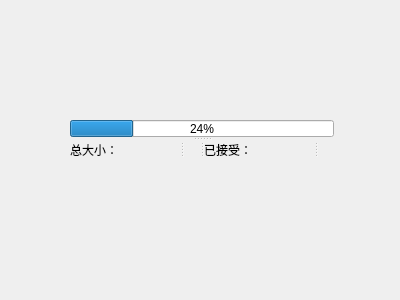
<?xml version="1.0" encoding="UTF-8"?>
<ui version="4.0">
 <class>Appup</class>
 <widget class="QDialog" name="Appup">
  <property name="geometry">
   <rect>
    <x>0</x>
    <y>0</y>
    <width>400</width>
    <height>300</height>
   </rect>
  </property>
  <property name="windowTitle">
   <string>Appup</string>
  </property>
  <widget class="QSplitter" name="splitter_2">
   <property name="geometry">
    <rect>
     <x>70</x>
     <y>120</y>
     <width>264</width>
     <height>38</height>
    </rect>
   </property>
   <property name="orientation">
    <enum>Qt::Vertical</enum>
   </property>
   <widget class="QProgressBar" name="progressBar">
    <property name="value">
     <number>24</number>
    </property>
   </widget>
   <widget class="QSplitter" name="splitter">
    <property name="orientation">
     <enum>Qt::Horizontal</enum>
    </property>
    <widget class="QLabel" name="label">
     <property name="text">
      <string>总大小：</string>
     </property>
    </widget>
    <widget class="QLabel" name="totalLabel">
     <property name="text">
      <string/>
     </property>
    </widget>
    <widget class="QLabel" name="label_3">
     <property name="text">
      <string>已接受：</string>
     </property>
    </widget>
    <widget class="QLabel" name="comeLabel">
     <property name="text">
      <string/>
     </property>
    </widget>
   </widget>
  </widget>
 </widget>
 <layoutdefault spacing="6" margin="11"/>
 <resources/>
 <connections/>
</ui>
